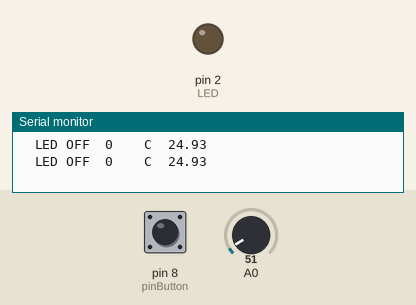
This sketch was run on a simulated Arduino Uno, built with avr-gcc and run on an emulated ATmega328P. On the bench: output pins drawn as LEDs (lit = HIGH), the last lines printed to the serial monitor. The test bench sets the inputs (shaded band); at power-on: pin 8 (pinButton) LOW, A0 = 51.

Above: at 3.8 s.
3.9 s: pin 8 (pinButton) pulled HIGH for 3 s
At 6.6 s:
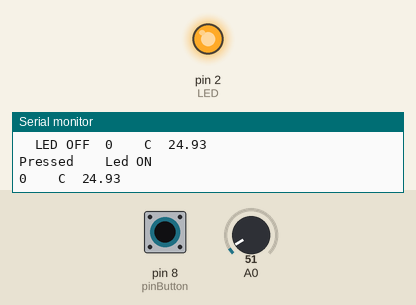
Timing chart, 0 to 10.5 s (numbered marks = the images above; inputs shaded):
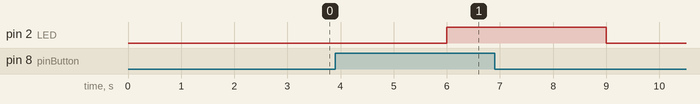

The sketch:

task.ino
```cpp
int pinButton = 8;              //the pin where we connect the button
int LED = 2;                   //the pin we connect the LED
float temperatura = 0;        //variable  temperatura sensor analog

void setup() {
  Serial.begin(9600);       //start serial connection
  pinMode(pinButton, INPUT); //set the button pin as INPUT
  pinMode(LED, OUTPUT); //set the LED pin as OUTPUT

}

void loop() {
 int b;
  b = switch_light();
  Serial.print(b);
  /* we using LM35dz temperature sensor*/
    //Calculate the temperature using as reference 5v
temperatura = (5.0 * analogRead(0)*100.0)/1023.0;
Serial.print("\t\tC\t");
Serial.println (temperatura); //write the temperature in the serial monitor

delay (3000); //wait 3 seconds for the next read

}
int switch_light(){
  int stateButton = digitalRead(pinButton); //read the state of the button
  if(stateButton == 1) { //if is pressed
     digitalWrite(LED, HIGH); //write 1 or HIGH to led pin
     Serial.println("Pressed\t\tLed ON");
  } else { //if not pressed
     digitalWrite(LED, LOW);  //write 0 or low to led pin
     Serial.print("\tLED OFF\t");
  }
  return 0;
  }
```

Measured:
- after the input at 3.9 s, pin 2 (LED): LOW → HIGH after 2.1 s, → LOW 3.0 s later
